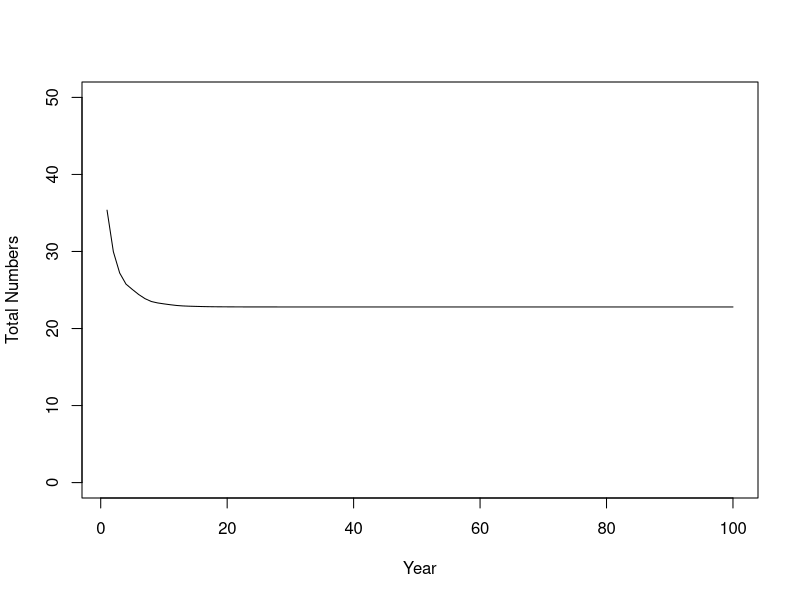
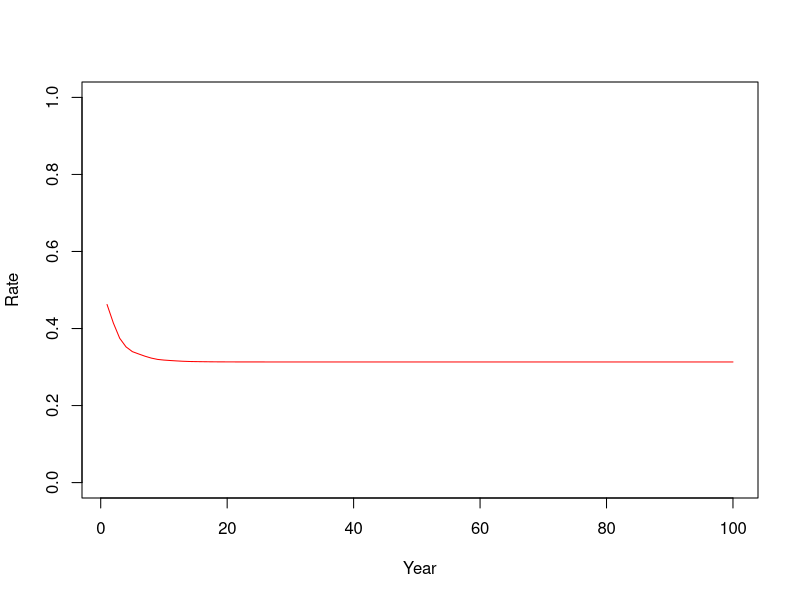

Source code (R) for these figures, in order: (Note: this script raises an error after producing the figures.)
# Second model - closed population with age structure

# Create a vector of initial numbers at age
# Note that R normally has "1" as the first index of a vector, so 
#  for us Birds[1] is actually age 0 birds...
birds <- c(15,10,5,3,10)

# Define variables for processes (same as First_Model!)
a <- 2  
b <- .0046
c <- 1
d <- 50

# Set up containers for time series of numbers and rates
birds_over_time <- array(0,dim=c(5,100))
all_ages_over_time <- numeric(100)
birth_rate <- numeric(100)
death_rate <- numeric(100)

# Start the main simulation loop over time
for (i in 1:100) {   # we will run the model for 100 time steps
  
  # Calculate the birth and death rates according to our dynamic processes
  births_per_female <- a * exp(-b * sum(birds[4:5]))  # only mature (age 3,4+) birds affect birth rate
  deaths_per_capita <- c * sum(birds) / (d + sum(birds))
  
  # Convert rates to actual numbers
  births <- births_per_female * sum(birds[4:5]) / 2  # divide by 2 because per female
  deaths <- deaths_per_capita * birds   # note: deaths will be a vector by age, just like birds
  
  # Now the tautology - more complicated than the last time
    # First the plus group: subtract deaths for the oldest two age groups
    birds[5] <- birds[5] + birds[4] - deaths[5] - deaths[4]
    # Next the remaining ages except babies, working backwards
    for (j in 4:2) { #loop backwards over ages
      birds[j] <- birds[j-1] - deaths[j-1]
    }
    # Finally, the babies
    birds[1] <- births
  
  # Update the vectors of numbers and rates
    birds_over_time[,i] <- birds
    all_ages_over_time[i] <- sum(birds_over_time[,i])
    birth_rate[i] <- births_per_female
    death_rate[i] <- deaths_per_capita

  # close the time loop
}

# Plot the results - base version
x <- seq(from=1,to=100)
plot(all_ages_over_time~x, xlab = "Year", ylab = "Total Numbers", type='l',
     ylim=c(0,50))
plot(birth_rate~x, xlab="Year", ylab="Rate", type = "l",
     ylim=c(0,1), col='blue')
lines(death_rate~x, col='red')


# Plot the results - ggplot version
library(ggplot2)
x <- seq(from=1,to=100)
Number_plot <- ggplot() +
  geom_line(mapping=aes(x=x,y=birds_over_time)) +
  labs(title = "Abundance",
       x = "Year",
       y = "Cormorant numbers") +
  coord_cartesian(ylim=c(0,50)) +
  theme_bw()
plot(Number_plot)
Rate_plot <- ggplot() +
  geom_line(mapping=aes(x=x,y=birth_rate),
            color='blue') +
  geom_line(mapping=aes(x=x,y=death_rate),
            color="red") +
  labs(title = "Birth and death rates",
       x="Year",
       y="Per capita rate") +
  coord_cartesian(ylim=c(0,1)) +
  theme_bw()
plot(Rate_plot)

#This code shows how I created a data frame with year, age, and numbers as columns
# which enables me to display the results as a stacked-bar plot of the numbers-at-age
# over time. There is almost certainly a more elegant way to do this, including by
# storing the age-based numbers in the appropriate format during the simulation
# However, this works...

#Create five data frames, one for each age group, with columns for year, age and numbers
tmp_1 <- data.frame(seq(1:100),rep(1,100), birds_over_time[1,], row.names = NULL)
dimnames(tmp_1)[[2]] <- c('Year','Age','Numbers')
tmp_2 <- data.frame(seq(1:100),rep(2,100), birds_over_time[2,], row.names = NULL)
dimnames(tmp_2)[[2]] <- c('Year','Age','Numbers')
tmp_3 <- data.frame(seq(1:100),rep(3,100), birds_over_time[3,], row.names = NULL)
dimnames(tmp_3)[[2]] <- c('Year','Age','Numbers')
tmp_4 <- data.frame(seq(1:100),rep(4,100), birds_over_time[4,], row.names = NULL)
dimnames(tmp_4)[[2]] <- c('Year','Age','Numbers')
tmp_5 <- data.frame(seq(1:100),rep(5,100), birds_over_time[5,], row.names = NULL)
dimnames(tmp_5)[[2]] <- c('Year','Age','Numbers')

#Combine all five data frames into one
AgeComp_data <- rbind(tmp_1, tmp_2, tmp_3, tmp_4, tmp_5)

#Use geom_bar to create the graph
AgeComp_Plot <- ggplot(data=AgeComp_data) +
  geom_bar(mapping = aes(fill=Age,x=Year,y=Numbers),
           position = 'stack', stat = 'identity') +
  labs(title="Age Composition",
       x="Year",
       y="Numbers") +
  theme_bw()
plot(AgeComp_Plot)
  
